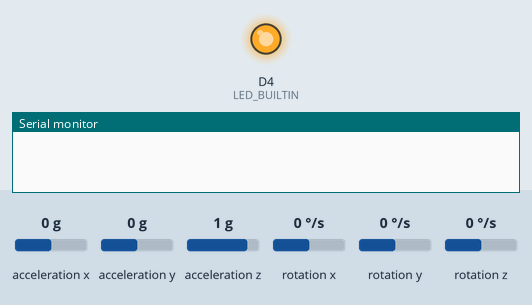
Recording of a sketch running on a simulated ESP8266 (NodeMCU). Parts: output pins drawn as LEDs (lit = HIGH, except the on-board LED, lit = LOW), the last lines printed to the serial monitor. Wiring (inferred from the names in the program): MPU-6050 motion sensor at I2C address 0x68. Dashed ring = blinking. The test bench sets the inputs (shaded band); at power-on: rotation x 0 °/s, acceleration x 0 g, acceleration y 0 g, acceleration z 1 g, rotation y 0 °/s, rotation z 0 °/s. WiFi joins after 1.5 s; servers stay silent unless stated; no MQTT or app messages arrive unless stated.

Above: at 0.1 s.
At 4.7 s:
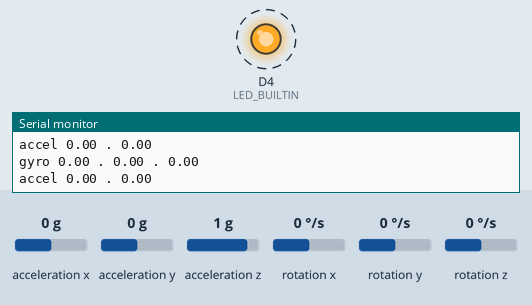
4.8 s: rotation x set to 7 °/s
7.8 s: rotation x set to 10 °/s
Timing chart, 0 to 16.8 s (numbered marks = the images above; inputs shaded):
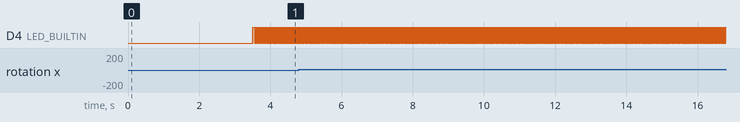

The sketch:

nodemcu_mpu6050.ino
```cpp
#include <ESP8266WiFi.h>  // biblioteca para usar as funções de Wifi do módulo ESP8266
#include <Wire.h>         // I2C Para comunicarse con el MPU
#include <ArduinoJson.h>
#include "Adafruit_MQTT.h"
#include "Adafruit_MQTT_Client.h"

// pines I2C
const int sda_pin = D5;
const int scl_pin = D6;

bool led_state = false;

// variáveis para armazenar os dados "crus" do acelerômetro
int16_t AcX, AcY, AcZ, Tmp, GyX, GyY, GyZ;

#define WLAN_SSID "Compartir!"
#define WLAN_PASS "Compartir!"

#define MQTT_SERVER      "broker.hivemq.com"
#define MQTT_SERVERPORT  1883                   // use 8883 for SSL
#define MQTT_USERNAME    ""
#define MQTT_KEY ""


// construindo o objeto JSON que irá armazenar os dados do acelerômetro na função populateJSON()
StaticJsonBuffer<300> jsonBuffer;
JsonObject& json = jsonBuffer.createObject();
JsonObject& j_roll = json.createNestedObject("roll");
JsonObject& j_pitch = json.createNestedObject("pitch");
JsonObject& j_yaw = json.createNestedObject("yaw");

WiFiClient client;
Adafruit_MQTT_Client mqtt(&client, MQTT_SERVER, MQTT_SERVERPORT, MQTT_USERNAME, MQTT_KEY);
Adafruit_MQTT_Publish mqtt_chan = Adafruit_MQTT_Publish(&mqtt, "/thisismychan");

// Bug workaround for Arduino 1.6.6, it seems to need a function declaration
// for some reason (only affects ESP8266, likely an arduino-builder bug).
void MQTT_connect();
uint32_t last_pub;
```

MPU6050.ino
```cpp
/*
 * Definições de alguns endereços mais comuns do MPU6050
 * os registros podem ser facilmente encontrados no mapa de registros do MPU6050
 */
const int MPU_ADDR =      0x68; // definição do endereço do sensor MPU6050 (0x68)
const int WHO_AM_I =      0x75; // registro de identificação do dispositivo
const int PWR_MGMT_1 =    0x6B; // registro de configuração do gerenciamento de energia
const int GYRO_CONFIG =   0x1B; // registro de configuração do giroscópio
const int ACCEL_CONFIG =  0x1C; // registro de configuração do acelerômetro
const int ACCEL_XOUT =    0x3B; // registro de leitura do eixo X do acelerômetro


double gyroXrate,gyroYrate,gyroZrate,
    gyroXangle,gyroYangle,gyroZangle,
    accelXangle,accelYangle,accelZangle,
    compXangle,compYangle,compZangle,
    dt,pitch,roll,yaw;
float alpha,tau;
uint32_t timer;


void initI2C() {
  Wire.begin(sda_pin, scl_pin);
}

void writeRegMPU(int reg, int val) {
  Wire.beginTransmission(MPU_ADDR);     // inicia comunicação com endereço do MPU6050
  Wire.write(reg);                      // envia o registro com o qual se deseja trabalhar
  Wire.write(val);                      // escreve o valor no registro
  Wire.endTransmission(true);           // termina a transmissão
}

uint8_t readRegMPU(uint8_t reg) {
  uint8_t data;
  Wire.beginTransmission(MPU_ADDR);     // inicia comunicação com endereço do MPU6050
  Wire.write(reg);                      // envia o registro com o qual se deseja trabalhar
  Wire.endTransmission(false);          // termina transmissão mas continua com I2C aberto (envia STOP e START)
  Wire.requestFrom(MPU_ADDR, 1);        // configura para receber 1 byte do registro escolhido acima
  data = Wire.read();                   // lê o byte e guarda em 'data'
  return data;                          //retorna 'data'
}

void findMPU(int mpu_addr) {
  Wire.beginTransmission(MPU_ADDR);
  int data = Wire.endTransmission(true);
  if(data == 0) {
    Serial.print("Dispositivo encontrado no endereço: 0x");
    Serial.println(MPU_ADDR, HEX);
  } else {
    Serial.println("Dispositivo não encontrado!");
  }
}

void checkMPU() {
  findMPU(MPU_ADDR);
  int data = readRegMPU(WHO_AM_I); // Register 117 – Who Am I - 0x75
  if(data == 104) {
    Serial.println("MPU6050 Dispositivo respondeu OK! (104)");
    data = readRegMPU(PWR_MGMT_1); // Register 107 – Power Management 1-0x6B
    if(data == 64) Serial.println("MPU6050 em modo SLEEP! (64)");
    else Serial.println("MPU6050 em modo ACTIVE!");
  }
  else Serial.println("Verifique dispositivo - MPU6050 NÃO disponível!");
}

void initMPU() {
  setSleepOff();
  setGyroScale();
  setAccelScale();
  compXangle=compYangle=compZangle=0;
  tau = 1.0;
  delay(2000);
}

void setSleepOff() {
  writeRegMPU(PWR_MGMT_1, 0); // escreve 0 no registro de gerenciamento de energia(0x68), colocando o sensor em o modo ACTIVE
}

/* função para configurar as escalas do giroscópio
   registro da escala do giroscópio: 0x1B[4:3]
   0 é 250°/s
    FS_SEL  Full Scale Range
      0        ± 250 °/s      0b00000000
      1        ± 500 °/s      0b00001000
      2        ± 1000 °/s     0b00010000
      3        ± 2000 °/s     0b00011000
*/
void setGyroScale() {
  writeRegMPU(GYRO_CONFIG, 0);
}

/* função para configurar as escalas do acelerômetro
   registro da escala do acelerômetro: 0x1C[4:3]
   0 é 250°/s
    AFS_SEL   Full Scale Range
      0           ± 2g            0b00000000
      1           ± 4g            0b00001000
      2           ± 8g            0b00010000
      3           ± 16g           0b00011000
*/
void setAccelScale() {
  writeRegMPU(ACCEL_CONFIG, 0);
}

void readRawMPU() {
  Wire.beginTransmission(MPU_ADDR);       // inicia comunicação com endereço do MPU6050
  Wire.write(ACCEL_XOUT);                 // envia o registro com o qual se deseja trabalhar, começando com registro 0x3B (ACCEL_XOUT_H)
  Wire.endTransmission(false);            // termina transmissão mas continua com I2C aberto (envia STOP e START)
  Wire.requestFrom(MPU_ADDR, 14);         // configura para receber 14 bytes começando do registro escolhido acima (0x3B)

  dt = (double)(micros() - timer) / 1000000; // Calculate delta time
  timer = micros();

  AcX = Wire.read() << 8;                 // lê primeiro o byte mais significativo
  AcX |= Wire.read();                     // depois lê o bit menos significativo
  AcY = Wire.read() << 8;
  AcY |= Wire.read();
  AcZ = Wire.read() << 8;
  AcZ |= Wire.read();

  Tmp = Wire.read() << 8;
  Tmp |= Wire.read();
  Tmp = Tmp/340.00+36.53;

  GyX = Wire.read() << 8;
  GyX |= Wire.read();
  GyY = Wire.read() << 8;
  GyY |= Wire.read();
  GyZ = Wire.read() << 8;
  GyZ |= Wire.read();


 /*
  * Convert to deg/s, depende de la sensibilidad
Angular Velocity Limit  |   Sensitivity
----------------------------------------
250º/s                  |    131
500º/s                  |    65.5
1000º/s                 |    32.8
2000º/s                 |    16.4
  */
  gyroXrate = DEG_TO_RAD * dt * GyX / 131.0;
  gyroYrate = DEG_TO_RAD * dt * GyY / 131.0;
  gyroZrate = DEG_TO_RAD * dt * GyZ / 131.0;

  gyroXangle = compXangle - gyroXrate;
  gyroYangle = compYangle - gyroYrate;
  gyroZangle = compZangle - gyroZrate;

  Serial.print("gyro "); Serial.print(gyroXangle); Serial.print(" . "); Serial.print(gyroYangle); Serial.print(" . "); Serial.println(gyroZangle);

  accelXangle = -atan2(AcY, sqrt(AcX * AcX + AcZ * AcZ));
  accelYangle = atan2(AcX, sqrt(AcY * AcY + AcZ * AcZ));
  accelZangle = atan2(sqrt(AcY * AcY + AcY * AcY), AcZ);

  Serial.print("accel "); Serial.print(accelXangle); Serial.print(" . "); Serial.println(accelYangle);

  alpha = tau/(tau+dt);
  compXangle = alpha*gyroXangle + (1.0f - alpha)*accelXangle;
  compYangle = alpha*gyroYangle + (1.0f - alpha)*accelYangle;
  compZangle = alpha*gyroZangle + (1.0f - alpha)*accelZangle;

  pitch = compXangle;
  roll= compYangle;
  yaw = compZangle;

  led_state = !led_state;
  digitalWrite(LED_BUILTIN, led_state);         // pisca LED do NodeMCU a cada leitura do sensor
}
```

mqtt.ino
```cpp
// Function to connect and reconnect as necessary to the MQTT server.
// Should be called in the loop function and it will take care if connecting.
void MQTT_connect() {
  int8_t ret;

  // Stop if already connected.
  if (mqtt.connected()) {
    return;
  }

  Serial.print("Connecting to MQTT... ");

  uint8_t retries = 3;
  while ((ret = mqtt.connect()) != 0) { // connect will return 0 for connected
       Serial.println(mqtt.connectErrorString(ret));
       Serial.println("Retrying MQTT connection in 5 seconds...");
       mqtt.disconnect();
       delay(5000);  // wait 5 seconds
       retries--;
       if (retries == 0) {
         // basically die and wait for WDT to reset me
         while (1);
       }
  }
  Serial.println("MQTT Connected!");
}
```

setup_and_loop.ino
```cpp
void setup() {
  pinMode(LED_BUILTIN, OUTPUT);
  Serial.begin(115200);

  WiFi.begin(WLAN_SSID, WLAN_PASS);
  while (WiFi.status() != WL_CONNECTED) {
    delay(500);
    Serial.print(".");
  }
  Serial.println();

  Serial.println("WiFi connected");
  Serial.println("IP address: "); Serial.println(WiFi.localIP());

  Serial.println("\nConfigurando MPU6050\n");
  initI2C();
  initMPU();
  checkMPU();
  readRawMPU();
}

void loop() {
  MQTT_connect();

  readRawMPU();
  json["roll"] = roll;
  json["pitch"] = pitch;
  json["yaw"] = yaw;

  if ( micros() - last_pub > 200000 ) {
    char buf[json.measureLength() + 1];
    json.printTo(buf, json.measureLength() + 1);

    Serial.print("\nSending val ");
    Serial.print(buf);
    Serial.print("...");

    last_pub = micros();

    if (! mqtt_chan.publish(buf)) {
      Serial.println("Failed");
    } else {
      Serial.println("OK!");
    }
  }

  delay(10);
}
```

Measured:
- by itself, D4 (LED_BUILTIN): alternates HIGH for 0.01 s and LOW for 0.01 s
